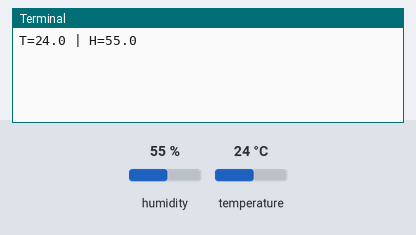
Recording of a program running on a simulated Raspberry Pi (BCM pin numbers). Parts: the last lines printed to the terminal. Inputs (shaded band) come from the test bench; at power-on: humidity 55 %, temperature 24 °C.

Above: at 1.2 s.
1.3 s: humidity set to 22 %
At 2.9 s:
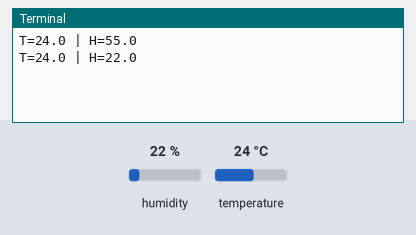
3.4 s: temperature set to 12 °C
At 4.8 s:
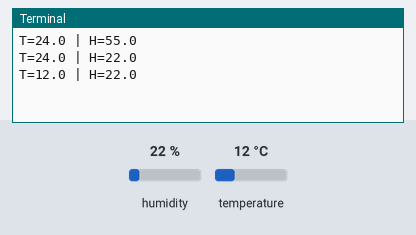
5.5 s: humidity set to 40 %
At 7.9 s:
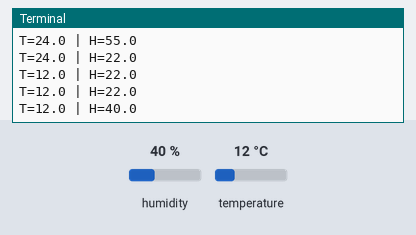
Timing chart, 0 to 9.4 s (numbered marks = the images above; inputs shaded):
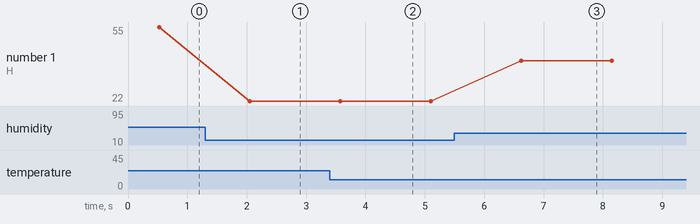

Measured:
- after the input at 1.3 s, the terminal: prints a new line after 0.75 s (image 1)
- after the input at 3.4 s, the terminal: prints a new line after 0.18 s (image 2)
- after the input at 5.5 s, the terminal: prints a new line after 1.1 s (image 3)
- plotted number 1: 55 → 22 after the input at 1.3 s, 22 → 40 after the input at 5.5 s

The program:

04_DHT.py
```python
#! sudo pip install Adafruit_DHT
import Adafruit_DHT as dht
import time
#Connect DHT11 to pin 4

while True:
  humidity,temperature = dht.read_retry(dht.DHT11, 4)
  print('T='+str(temperature)+' | H='+str(humidity))
  time.sleep(1)
```
